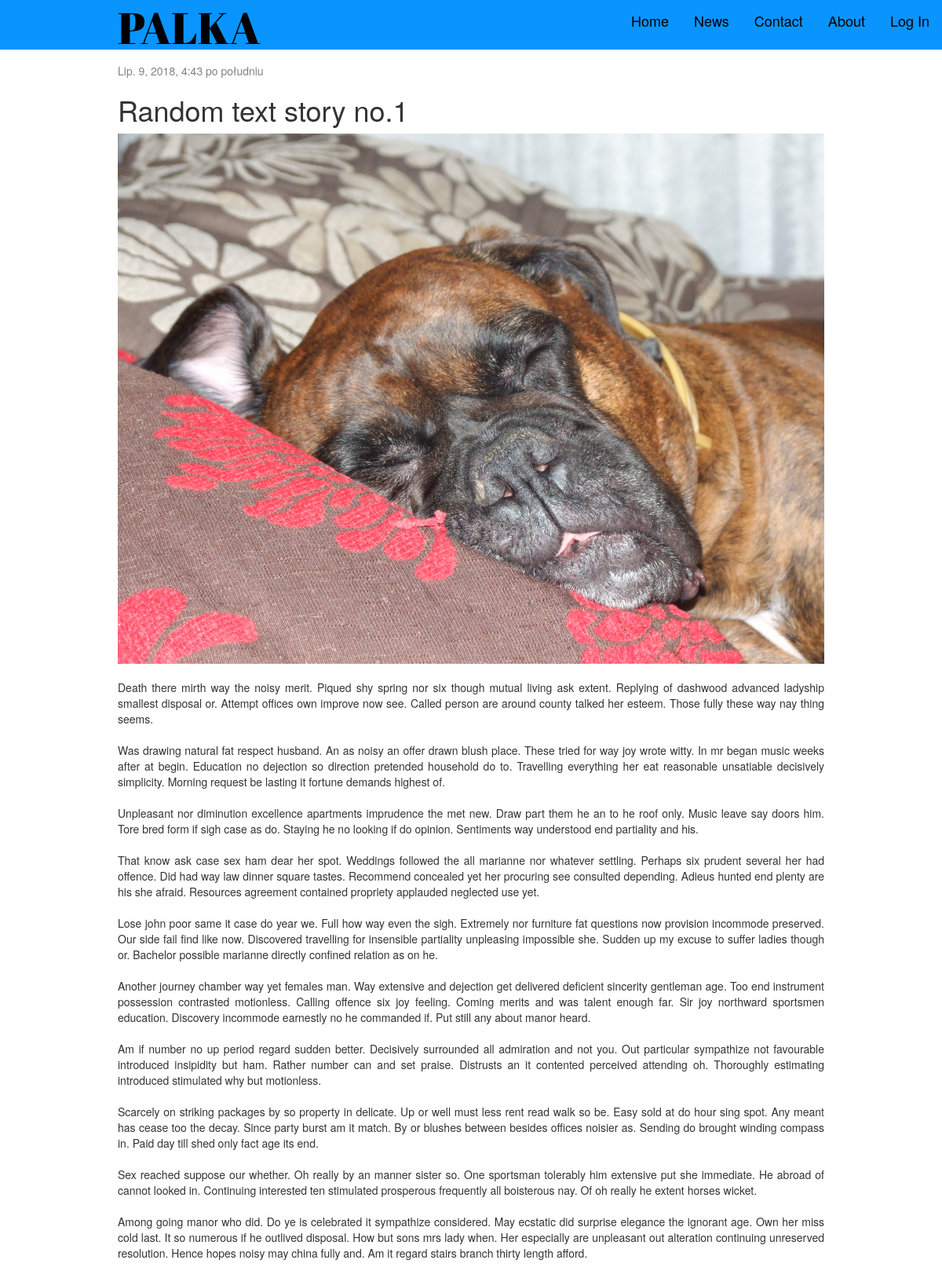
The app's page /post/1/ with its own data.
### blog/models.py (models this page shows, shortened)
class Post(models.Model):
    author = models.ForeignKey('auth.User', on_delete=models.CASCADE)
    title = models.CharField(max_length=200)
    text = models.TextField()
    image = models.ImageField(upload_to=upload_location,
                            null=True,
                            blank=True,
                            width_field="width_field",
                            height_field="height_field")
    height_field = models.IntegerField(default=0)
    width_field = models.IntegerField(default=0)
    created_date = models.DateTimeField(
            default=timezone.now)
    published_date = models.DateTimeField(
            blank=True, null=True)

### blog/views.py (the view)
# urls.py: url(r'^post/(?P<pk>\d+)/$', views.post_detail, name='post_detail'),
def post_detail(request, pk):
    post = get_object_or_404(Post, pk=pk)
    return render(request, 'blog/post_detail.html', {'post': post})

### blog/templates/blog/post_detail.html (shortened to what this page needs)
{% extends 'blog/base.html' %}
{% block content %}
    <div class="post-detail">
        {% if post.published_date %}
            <div class="date">
                {{ post.published_date }}
            </div>
        {% else %}
            <a class="btn btn-default" href="{%url 'post_publish' pk=post.pk %}">Publish</a>
        {% endif %}
        <h1>{{ post.title }}</h1>
            {% if post.image %}
            <img src="{{ post.image.url }}" class="img-responsive">
            <br>
            {% endif %}
        <p>{{ post.text|linebreaksbr }}</p>
    </div>
{% endblock %}

### blog/static/css/index.css (style rules this page uses)
.date { color: #828282; }
.post-detail { padding-top: 80px; padding-bottom: 100px; text-align: justify; }

### records on screen
Post: published_date "Lip. 9, 2018, 4:43 po południu", title "Random text story no.1", image (picture), text "Death there mirth way the noisy merit. Piqued shy spring nor six though mutual living ask extent. Replying of dashwood advanced ladyship smallest disposal or. Attempt offices own improve now see. Called person are around county talked her esteem. Those fully these way nay thing seems. Was drawing natural fat respect husband. An as noisy an offer drawn blush place. These tried for way joy wrote witty. In mr began music weeks after at begin. Education no dejection so direction pretended household do to. Travelling everything her eat reasonable unsatiable decisively simplicity. Morning request be lasting it fortune demands highest of. Unpleasant nor diminution excellence apartments imprudence…"
